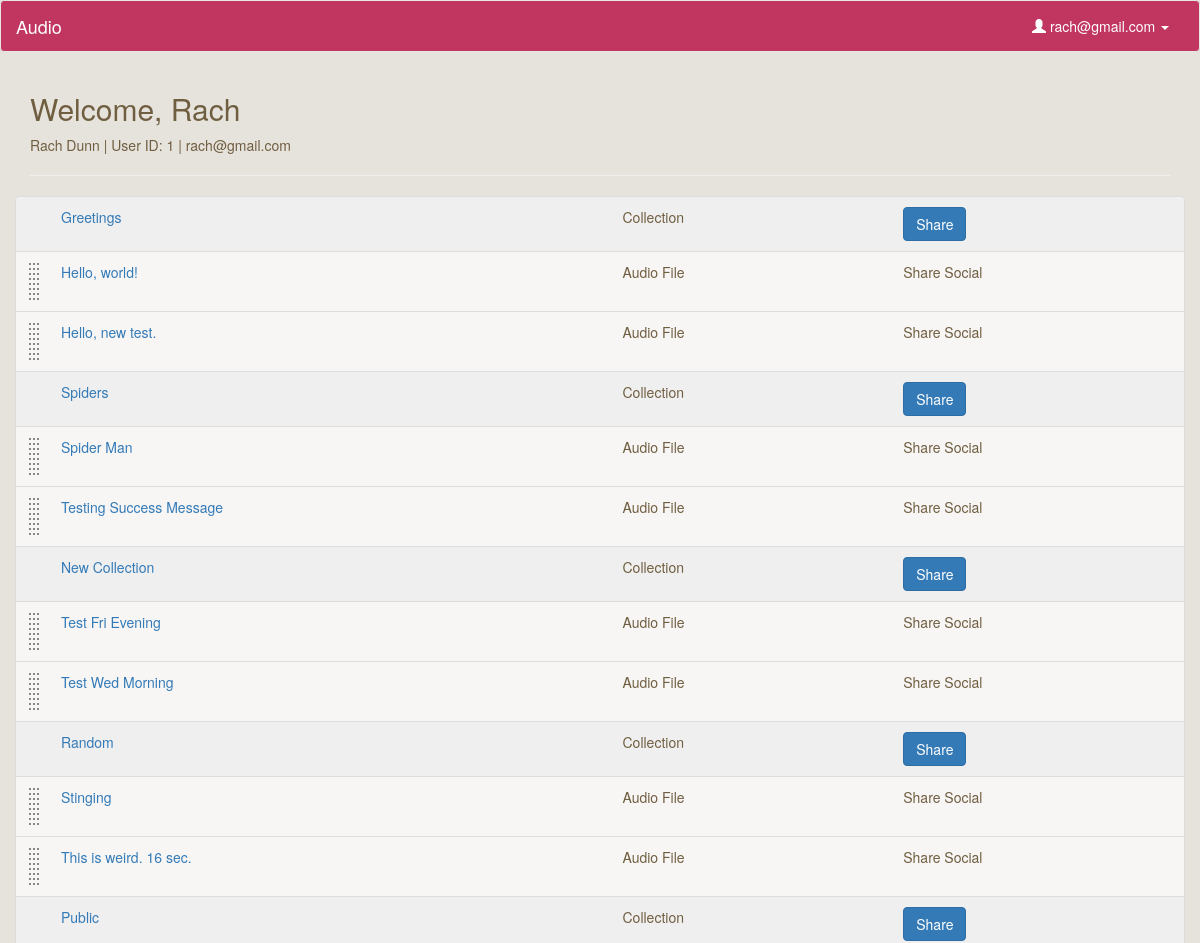
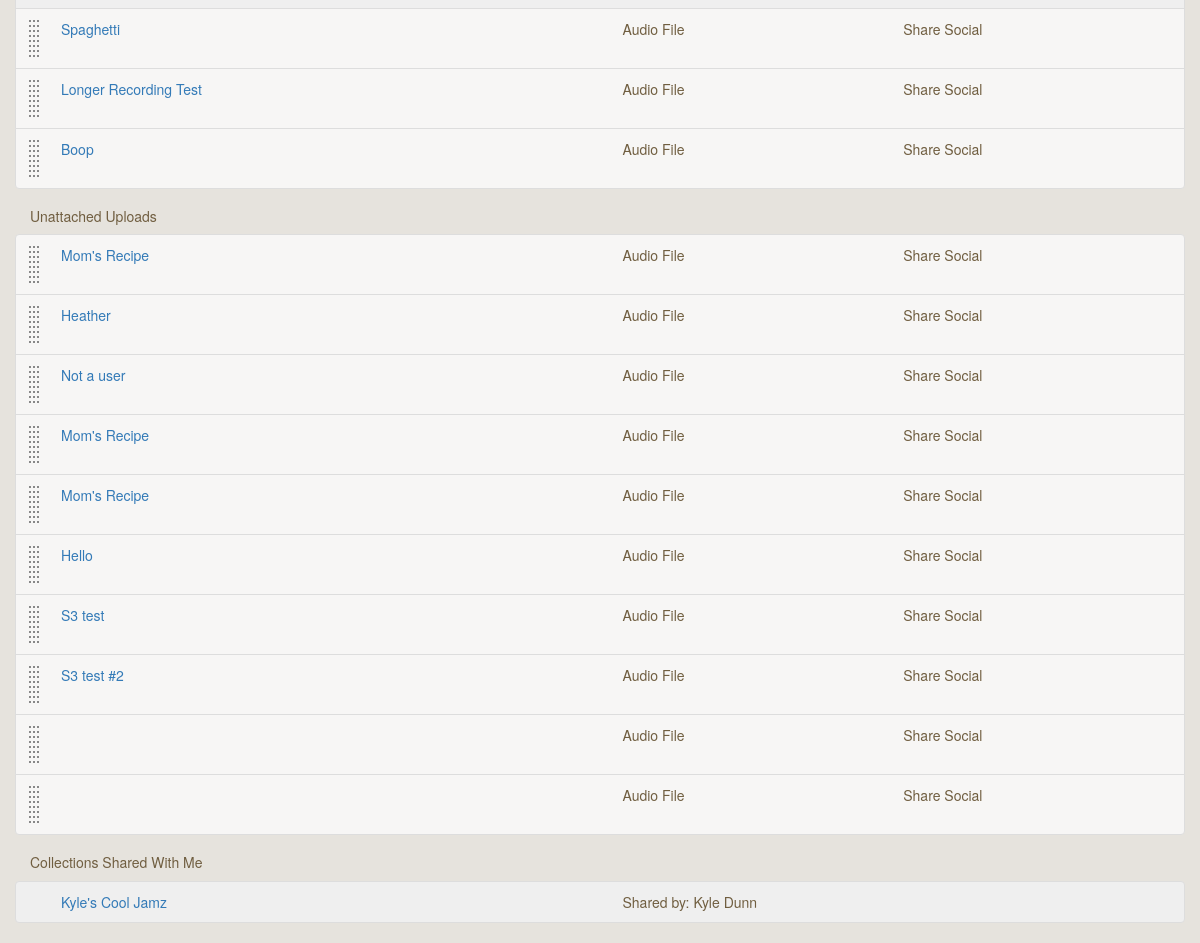
Screenshot of /profile (signed in) with the database file from the repository (2 pictures, top to bottom).
### model.py (models this page shows, shortened)
class User(db.Model):
    __tablename__ = "Users"
    id = db.Column(db.Integer, autoincrement=True, primary_key=True)
    email = db.Column(db.String(100), nullable=False)
    password = db.Column(db.String(50), nullable=False)
    first_name = db.Column(db.String(50), nullable=False)
    last_name = db.Column(db.String(50), nullable=False)

class Collection(db.Model):
    __tablename__ = "Collections"
    id = db.Column(db.Integer, autoincrement=True, primary_key=True)
    user_id = db.Column(db.Integer, db.ForeignKey('Users.id'), nullable=False)
    title = db.Column(db.String, nullable=False, default='Untitled Collection')
    user = db.relationship("User", backref=db.backref("collections", order_by=id))

class CollectionsUploads(db.Model):
    __tablename__ = "CollectionsUploads"
    id = db.Column(db.Integer, autoincrement=True, primary_key=True)
    collection_id = db.Column(db.Integer, db.ForeignKey('Collections.id'), nullable=False)
    upload_id = db.Column(db.Integer, db.ForeignKey('Uploads.id'), nullable=False)
    collection = db.relationship("Collection", backref=db.backref("collectionsuploads", order_by=id))
    upload = db.relationship("Upload", backref=db.backref("collectionsuploads", order_by=id))

class Upload(db.Model):
    __tablename__ = "Uploads"
    id = db.Column(db.Integer, autoincrement=True, primary_key=True)
    user_id = db.Column(db.Integer, db.ForeignKey('Users.id'), nullable=False)
    title = db.Column(db.String, nullable=False, default='Untitled')
    path = db.Column(db.String(50))
    mimetype = db.Column(db.String(50), default='wav') # wav, jpg, mp3
    datetime = db.Column(db.DateTime, default=db.func.now(), onupdate=db.func.now()) # set datetime to current timestamp
    transcript = db.Column(db.Text)
    user = db.relationship("User", backref=db.backref("uploads", order_by=id))

class CollectionsUsers(db.Model):
    __tablename__ = "CollectionsUsers"
    id = db.Column(db.Integer, autoincrement=True, primary_key=True)
    collection_id = db.Column(db.Integer, db.ForeignKey('Collections.id'), nullable=False)
    user_id = db.Column(db.Integer, db.ForeignKey('Users.id'), nullable=False)
    collection = db.relationship("Collection", backref=db.backref("collectionsusers", order_by=id))
    user = db.relationship("User", backref=db.backref("collectionsusers", order_by=id))

### server.py (the view)
@app.route('/profile')
def user_page():
	"""Show more information about the single user logged in."""
	if 'email' in session: # if logged in
		user_email = session['email']
		user = User.query.filter_by(email=user_email).first()
		user_uploads = user.uploads
		user_collections = user.collections
		user_cu = []
		for collection in user_collections:
			cu = collection.collectionsuploads
			for i in cu:
				user_cu.append(i.upload_id)
		singleuploads = []
		for i in user_uploads:
			if i.id not in user_cu:
				singleuploads.append(i)
		return render_template("profile2.html", user=user, singleuploads=singleuploads)
	else:
		flash('You must be logged in to view files')
		return redirect('/login')

### templates/profile2.html (shortened to what this page needs)
{% extends 'base.html' %}
{% block content %}
    <h2>Welcome, {{ user.first_name }}</h2>
    <p>{{ user.first_name }} {{ user.last_name }} | User ID: {{ user.id }} | {{ user.email }}</p>
    <hr>
    <div class="file-box">
        <ul class="list-group">
            {% if user.collections %}
                {% for collection in user.collections %}
                    <li class="droppable list-group-item collection row" collection-id="{{ collection.id }}">
                        <div class="name col-sm-6"><a href="/collection/{{ collection.id }}">{{ collection.title }}</a></div>
                        <div class="type col-sm-3">Collection</div>
                        <div class="share col-sm-3">
                            <button type="button" class="btn btn-primary" data-toggle="modal" data-target="#share-{{ collection.id }}">
                              Share
                            </button>
                        </div>
                    </li>
                    {% for cu in collection.collectionsuploads %}
                        <li class="draggable upload list-group-item row" upload-id="{{ cu.upload.id }}">
                            <div class="name col-sm-6"><a href="/listen/{{ cu.upload.id }}">{{ cu.upload.title }}</a></div>
                            <div class="type col-sm-3">Audio File</div>
                            <div class="share col-sm-3">Share Social</div>
                        </li>
                    {% endfor %}
                {% endfor %}
            {% endif %}
        </ul>
    </div>
    {% if singleuploads %}
    <h5>Unattached Uploads</h5>
    <div class="file-box">
        <ul class="list-group">
            {% for upload in singleuploads %}
                <li class="draggable upload list-group-item row" upload-id="{{ upload.id }}">
                    <div class="name col-sm-6"><a href="/listen/{{ upload.id }}">{{ upload.title }}</a></div>
                    <div class="type col-sm-3">Audio File</div>
                    <div class="share col-sm-3">Share Social</div>
                </li>
            {% endfor %}
        </ul>
    </div>
    {% endif %}
    {% if user.collectionsusers %}
    <h5>Collections Shared With Me</h5>
    <div class="file-box">
        <ul class="list-group">
            {% for collection in user.collectionsusers %}
                <li class="list-group-item collection row">
                    <div class="name col-sm-6"><a href="/collection/{{ collection.collection.id }}">{{ collection.collection.title }}</a></div>
                    <div class="col-sm-6">Shared by: {{ collection.collection.user.first_name }} {{ collection.collection.user.last_name }}</div>
                </li>
            {% endfor %}
        </ul>
    </div>
    {% endif %}
{% endblock %}

### templates/base.html (shortened to what this page needs)
<!DOCTYPE html>
<html lang="en">
  <head>
    <link rel="stylesheet" href="https://maxcdn.bootstrapcdn.com/bootstrap/3.3.4/css/bootstrap.min.css">
    <link rel="stylesheet" href="/static/css/style.css"/>
    <link rel="stylesheet" href="https://ajax.googleapis.com/ajax/libs/jqueryui/1.11.4/themes/smoothness/jquery-ui.css">
  </head>
  <body>
    <nav class="navbar navbar-default">
      <div class="container-fluid">
        <div class="navbar-header">
          <a class="navbar-brand" href="/">Audio</a>
        </div>
        <div class="collapse navbar-collapse" id="bs-example-navbar-collapse-1">
          <ul class="nav navbar-nav navbar-right">
            {% if 'email' in session %}
              <li class="dropdown">
                <a href="#" class="dropdown-toggle" data-toggle="dropdown" role="button" aria-expanded="false"><span class="glyphicon glyphicon-user" aria-hidden="true"></span> {{ session['email'] }} <span class="caret"></span></a>
              </li>
            {% else %}
              <li><a href="/login">Login</a></li>
              <li><a href="/signup">Sign Up</a></li>
            {% endif %}
          </ul>
        </div>
      </div>
    </nav>
    <div class="container">
    	{% block content %}{% endblock %}
    </div>
  </body>
</html>

### static/css/style.css (style rules this page uses)
.navbar-default { background-color: #C13561; color: #fff; }
.navbar-default a, .navbar-default .navbar-brand, .navbar-default .navbar-nav>li>a { color: #fff; }
body { background-color: #E6E3DD; color: #705E40; }
.draggable { background: url('/static/img/drag-drop.png') no-repeat 10px center rgba(255,255,255,0.7); clear: both; display: block; min-height: 61px; padding-left: 30px; }
.collection { background-color: #efefef !important; padding-left: 30px; }

### rows the page displays
User: email "rach@gmail.com", first_name "Rach", last_name "Dunn", id "1"
Collection: title "Greetings"
CollectionsUploads: upload "Hello, world!"
CollectionsUploads: upload "Hello, new test."
Collection: title "Spiders"
CollectionsUploads: upload "Spider Man"
CollectionsUploads: upload "Testing Success Message"
Collection: title "New Collection"
CollectionsUploads: upload "Test Fri Evening"
CollectionsUploads: upload "Test Wed Morning"
Collection: title "Random"
CollectionsUploads: upload "Stinging"
CollectionsUploads: upload "This is weird. 16 sec."
Collection: title "Public"
CollectionsUploads: upload "Spaghetti"
CollectionsUploads: upload "Longer Recording Test"
CollectionsUploads: upload "Boop"
Upload: title "Mom's Recipe"
Upload: title "Heather"
Upload: title "Not a user"
Upload: title "Mom's Recipe"
Upload: title "Mom's Recipe"
Upload: title "Hello"
Upload: title "S3 test"
Upload: title "S3 test #2"
CollectionsUsers: collection "Kyle's Cool Jamz", collection.user.first_name "Kyle", collection.user.last_name "Dunn"
